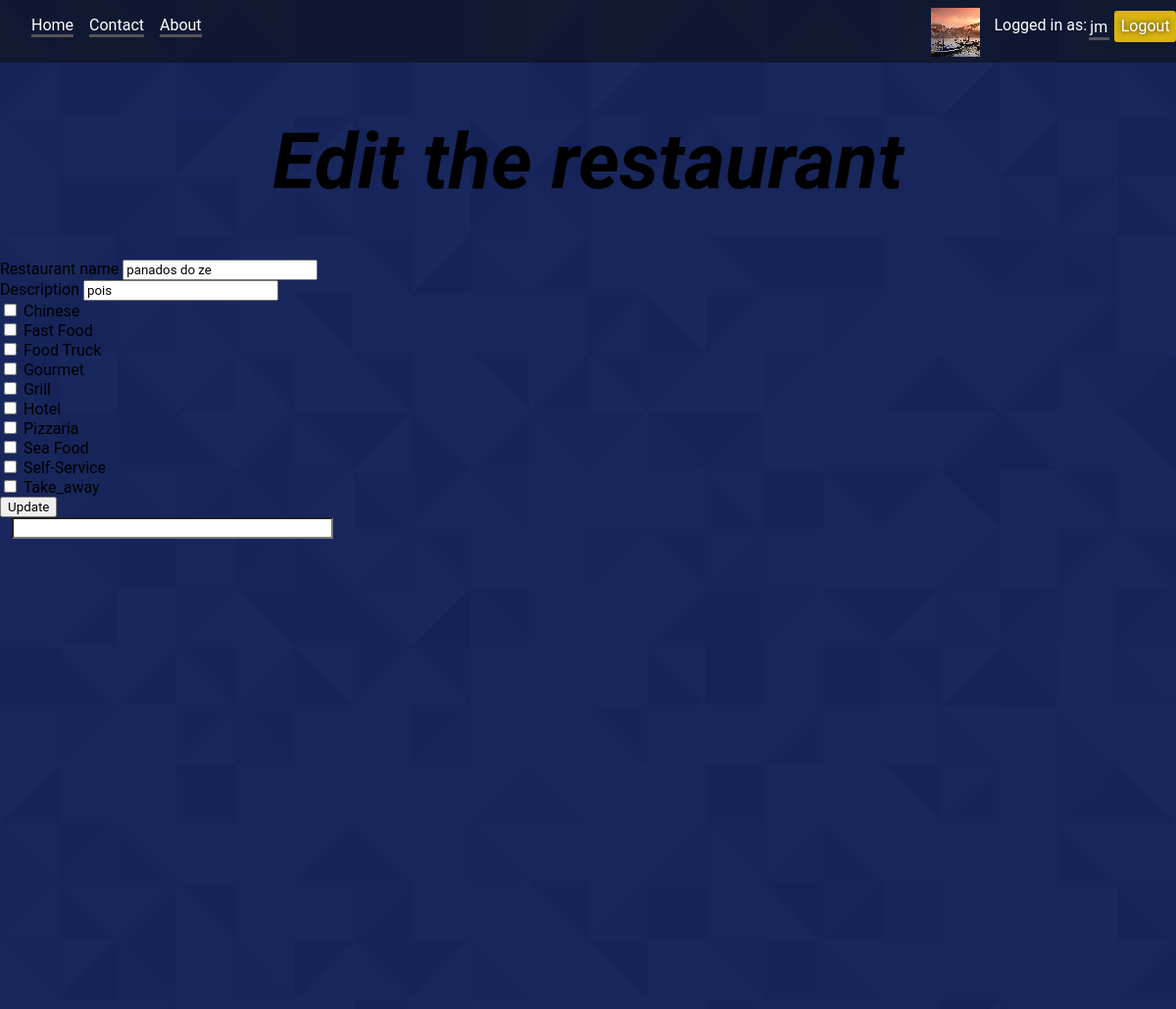
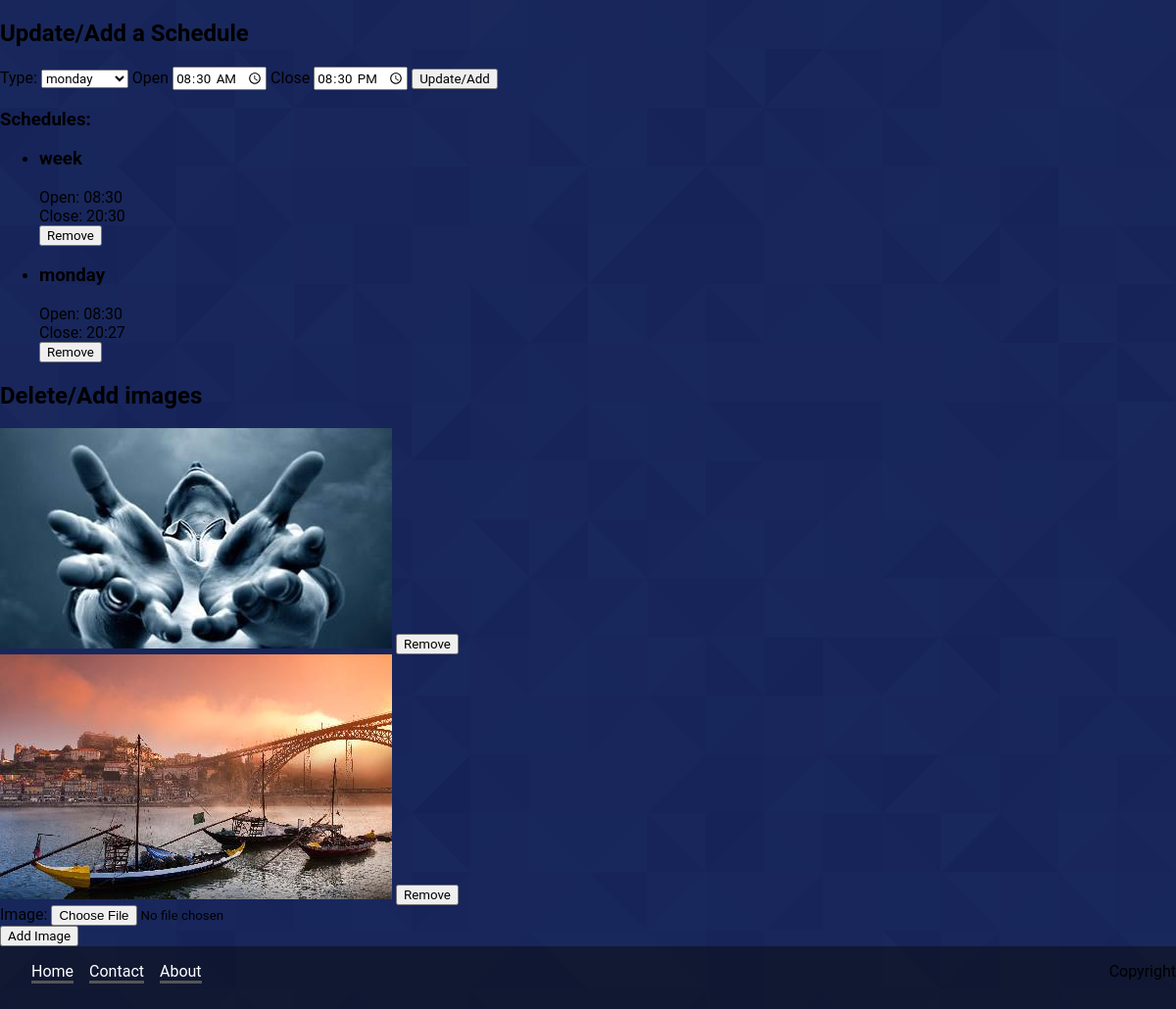
/pages/manage_restaurant.php?id=46 (signed in), run on the app's committed database (2 pictures, top to bottom).
### tables this page shows
CREATE TABLE restaurant (id INTEGER PRIMARY KEY AUTOINCREMENT NOT NULL, name VARCHAR NOT NULL, owner INTEGER REFERENCES user (id), description VARCHAR DEFAULT ('Description not available'), latitude DOUBLE, longitude DOUBLE);

CREATE TABLE type (id INTEGER PRIMARY KEY AUTOINCREMENT, content VARCHAR);

CREATE TABLE schedule (id INTEGER PRIMARY KEY AUTOINCREMENT, type_id INTEGER REFERENCES scheduleType (id), "begin" VARCHAR, "end" VARCHAR, restaurant_id INTEGER REFERENCES restaurant (id));

CREATE TABLE scheduleType (id INTEGER PRIMARY KEY AUTOINCREMENT, name VARCHAR);

CREATE TABLE restaurantPicture (picture_id INTEGER REFERENCES picture (id), restaurant_id INTEGER REFERENCES restaurant (id));

### database/restaurants.php (called while the page is built, shortened)
<?php
	include_once('../database/types.php');
  function getRestaurant($id) {
    global $db;
    $stmt = $db->prepare(' SELECT * FROM restaurant WHERE id = :id ');
    $stmt->bindParam(':id',$id,PDO::PARAM_INT);
    $stmt->execute();
    return $stmt->fetch();
	}
	function getRestaurantPictures($id){
		global $db;
		$stmt = $db->prepare(' SELECT picture_id FROM restaurantPicture WHERE restaurant_id = :id ');
		$stmt->bindParam(':id',$id,PDO::PARAM_INT);
		$stmt->execute();
		return $stmt->fetchAll();
	}
?>

### database/types.php (called while the page is built, shortened)
<?php
  function getAllTypes() {
    global $db;
    $stmt = $db->prepare('SELECT * FROM type ORDER BY content ASC');
    $stmt->execute();
    return $stmt->fetchAll();
  }
?>

### database/schedule.php (called while the page is built, shortened)
<?php
  include_once("../database/connect.php");
  function getSchedules($restaurant_id){
    global $db;
    $stmt = $db->prepare('SELECT * FROM viewSchedule WHERE restaurant_id = ?');
    $stmt->execute(array($restaurant_id));
    return $stmt->fetchAll();
  }
  function getScheduleTypes(){
    global $db;
    $stmt = $db->prepare('SELECT * FROM scheduleType');
    $stmt->execute();
    return $stmt->fetchAll();
  }
?>

### pages/manage_restaurant.php (the view, shortened to what this page needs)
<?php
    include_once('../templates/header.php');
    include_once('../database/connect.php');
    include_once('../database/types.php');
    include_once('../database/restaurants.php');
    include_once('../database/schedule.php');
    $btnValue = "Add";
    $add = true;
    $redirect = "../database/action_add_restaurant.php";
    $intro = "Add a restaurant";
    $longitude = $latitude = $name = $description = $type = "";
    $types = getAllTypes();
    if(array_key_exists("id", $_GET)){
      $restaurant = getRestaurant($_GET['id']);
      $redirect = "../database/action_update_restaurant.php?id=".$restaurant['id'];
      $intro = "Edit the restaurant";
      $name = $restaurant['name'];
      $description = $restaurant['description'];
      $btnValue = "Update";
      $add=false;
    }
?>
<form name="RestaurantEdit" id="restaurantForm" action="<?php echo $redirect ?>" method="post" enctype="multipart/form-data">
    <h1> <?php echo $intro ?></h1>
    <label>Restaurant name</label>
    <input name="name" required="required" type="text" value="<?php echo $name ?>"/>
    <label>Description </label>
    <input name="description" required="required" type="text" value="<?php echo $description ?>"/>
<?php
foreach ($types as $t) {
  $checked = "";
?>
        <label>
          <input type="checkbox"  name="types[]" value="<?php echo $t['content'] ?>" <?php echo $checked ?>>
            <?php echo $t['content'] ?>
        </label><br>
<?php
}?>
    <input type="submit" value="<?php echo $btnValue ?>"/>
</form>
<input type="text" id= "mapSearch"/>
<div id="map"></div>
<?php
if(!$add){ ?>
<div id="schedule_update">
  <h2> Update/Add a Schedule </h2>
  <form action="../database/action_update_schedule.php" method="post">
    <label> Type:
      <select name="sch_type">
<?php
  $schedule_types = getScheduleTypes();
  foreach ($schedule_types as $schedule_type) {?>
        <option value="<?php echo $schedule_type['id']?>">
          <?php echo $schedule_type['name'] ?>
        </option>
<?php } ?>
      </select>
    </label>
    <label> Open
      <input type="time" name="sch_open" pattern="([01]?[0-9]|2[0-3]):[0-5][0-9]" placeholder="hrs:mins" class="inputs time" value="08:30" required>
    </label>
    <label> Close
      <input type="time" name="sch_close" pattern="([01]?[0-9]|2[0-3]):[0-5][0-9]" placeholder="hrs:mins" class="inputs time" value="20:30" required>
    </label>
    <input type="submit" value="Update/Add"/>
  </form>
</div>
<div id="schedules">
  <h3> Schedules: </h3>
  <ul>
<?php
  $schedules = getSchedules($restaurant['id']);
  foreach($schedules as $schedule){?>
    <li>
      <h3>
        <?php echo $schedule['name'] ?>
      </h3>
      <div> Open:
        <?php echo $schedule['begin'] ?>
      </div>
      <div> Close:
        <?php echo $schedule['end'] ?>
      </div>
      <form action="../database/action_remove_schedule.php" method="post">
        <input type="submit" value="Remove"/>
      </form>
    </li>
<?php
  }?>
  </ul>
</div>
<div id="images">
    <h2> Delete/Add images </h2>
<?php
      $pictures = getRestaurantPictures($restaurant['id']);
      foreach( $pictures as $picture ) {
        $path = "../images/medium/". $picture['picture_id'] . '.jpg';
          $path = '../images/error.jpg'; ?>
        <form id="delete_image" action="../database/action_delete_image.php" method="post">
          <img src="<?php echo $path ?>"/>
          <input type="submit" value="Remove"/>
        </form>
<?php  } ?>
    <form id="add_image" action="../database/action_add_image.php" method="post"  enctype="multipart/form-data">
        <label>Image: <input type="file" name="image"> </br> </label>
        <input type="submit" value="Add Image"/>
    </form>
</div>
<?php
} ?>
<?php
    include_once('../templates/footer.php');
?>

### css/style.css (style rules this page uses)
html { background: #111; background: url("../images/footer_lodyas.png"); }
body { position: relative; margin : 0; padding : 0; border : 0; min-height: 50em; background: url("../images/footer_lodyas.png"); }
#mapSearch { background-color: #fff; font-family: Roboto; font-size: 15px; font-weight: 300; margin-left: 12px; padding: 0 11px 0 13px; text-overflow: ellipsis; width: 300px; }
* { font-family: Roboto; }
#map { width: 45em; height: 30em; }
h1 { text-align: center; font-style: oblique; font-size:5em; }

### data on the page
restaurant: name "panados do ze", description "pois"
type: content "Chinese"
type: content "Fast Food"
type: content "Food Truck"
type: content "Gourmet"
type: content "Grill"
type: content "Hotel"
type: content "Pizzaria"
type: content "Sea Food"
type: content "Self-Service"
type: content "Take_away"
schedule: type.name "week", begin "08:30", end "20:30"
schedule: type.name "monday", begin "08:30", end "20:27"
restaurantpicture: shows a picture
restaurantpicture: shows a picture

### other printed values
$_SESSION['username'] "jm"
$intro "Edit the restaurant"
form field sch_type "monday"
